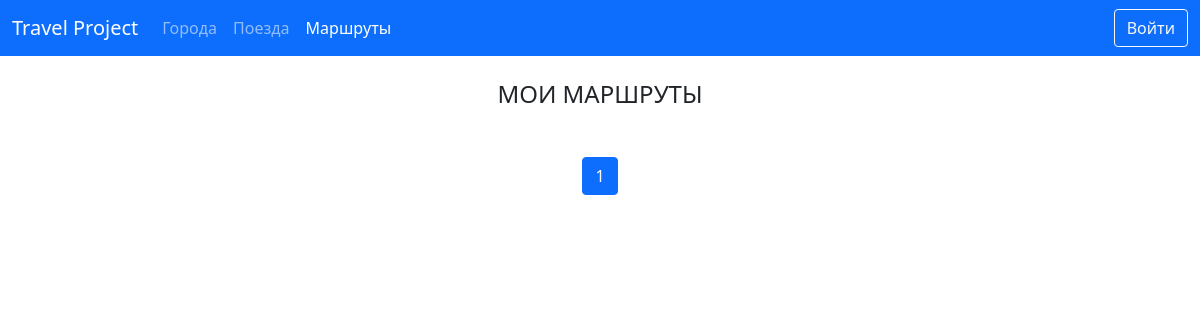
/list/, run on an earlier commit of the app's database.
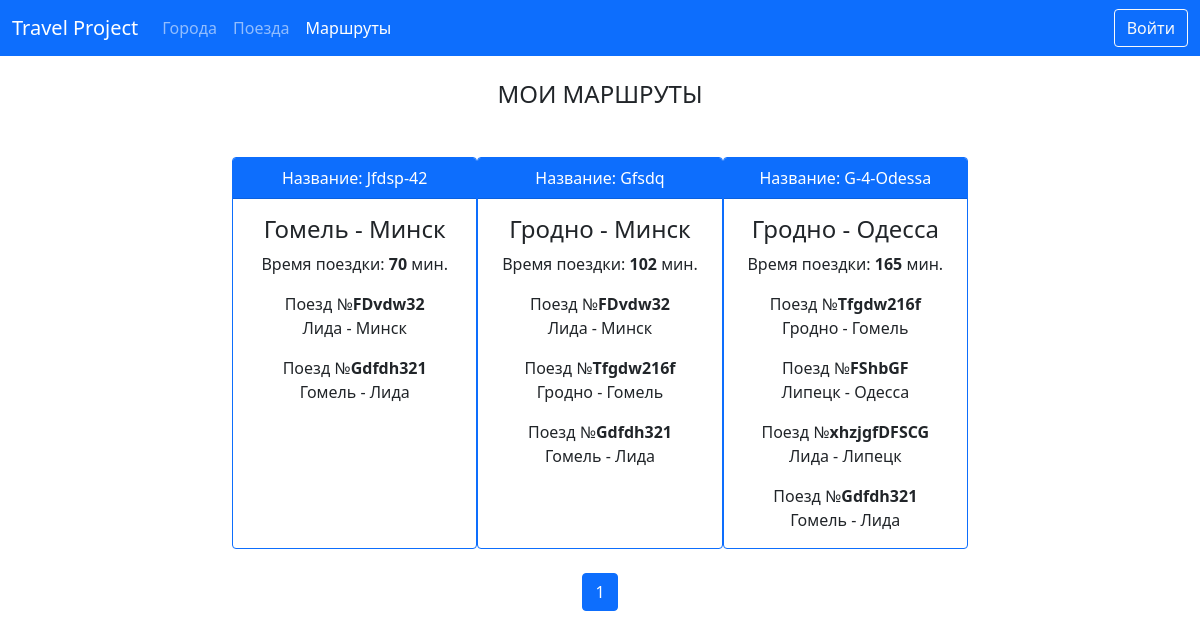
And on a later commit of the database.
### routes/models.py (models this page shows, shortened)
class Route(models.Model):
    name = models.CharField(max_length=50, unique=True,
                            verbose_name='Название маршрута')
    travel_time_total = models.PositiveSmallIntegerField(verbose_name='Общее время в пути')
    from_city = models.ForeignKey('cities.City', related_name='from_city_total_set',
                                  on_delete=models.CASCADE, verbose_name='Из какого города',
                                  null=True, blank=True
                                  )
    to_city = models.ForeignKey('cities.City', related_name='to_city_total_set',
                                on_delete=models.CASCADE, verbose_name='В какой город',
                                null=True, blank=True
                                )
    trains = models.ManyToManyField('trains.Train', verbose_name='Поезда в маршруте')
    class Meta:
        verbose_name = 'Маршрут'
        verbose_name_plural = 'Маршруты'
        ordering = ['travel_time_total']

### cities/models.py (models this page shows)
class City(models.Model):
    name = models.CharField(max_length=40, unique=True, verbose_name='Название города')
    def __str__(self):
        return self.name
    class Meta:
        verbose_name = 'Город'
        verbose_name_plural = 'Города'
        ordering = ['name', ]

### trains/models.py (models this page shows, shortened)
class Train(models.Model):
    name = models.CharField(max_length=50, unique=True,
                            verbose_name='Название поезда')
    travel_time = models.PositiveSmallIntegerField(verbose_name='Время в пути')
    from_city = models.ForeignKey(City, related_name='from_city_set',
                                  on_delete=models.CASCADE, verbose_name='Из какого города',
                                  null=True, blank=True
                                  )
    to_city = models.ForeignKey(City, related_name='to_city_set',
                                on_delete=models.CASCADE, verbose_name='В какой город',
                                null=True, blank=True
                                )
    class Meta:
        verbose_name = 'Поезд'
        verbose_name_plural = 'Поезда'
        ordering = ['travel_time']

### routes/views.py (the view)
# urls.py: path('list/', RouteListView.as_view(), name='routes_list'),
class RouteListView(ListView):
    paginate_by = 9
    model = Route
    template_name = 'routes/list.html'

### routes/templates/routes/list.html (shortened to what this page needs)
{% extends 'base.html' %}
{% block bodydata %}
    <h4 class="my-4 text-center">МОИ МАРШРУТЫ</h4>
    <div class='row row-cols-md-4 g-0'>
        {% for item in page_obj %}
            <div class="card border-primary mt-4 mx-0 col-md-4">
                <div class="card-header bg-primary text-white text-center">
                    Название: {{ item.name }}
                </div>
                <div class="card-body">
                    <h4 class="card-title text-center">
                        {{ item.from_city }} - {{ item.to_city }}<br>
                    </h4>
                    <p class="card-text text-center">
                        Время поездки: <strong>{{ item.travel_time_total }}</strong> мин.
                    </p>
                    {% for train in item.trains.all %}
                        <p class="card-text text-center">
                            Поезд №<strong>{{ train.name }}</strong><br>
                            {{ train.from_city }} - {{ train.to_city }}
                        </p>
                    {% endfor %}
                </div>
            </div>
        {% endfor %}
    </div>
    <div class="pagination justify-content-center my-4">
        <li class="page-item active" aria-current="page">
            <a class="page-link" href="">{{ page_obj.number }}</a>
        </li>
    </div>
{% endblock %}

What changed in the data, as far as the page shows it:
added Route: name "Jfdsp-42", from_city "Гомель", to_city "Минск", travel_time_total "70"
now on this page (row unchanged): Train: name "FDvdw32", from_city "Лида", to_city "Минск"
now on this page (row unchanged): Train: name "Gdfdh321", from_city "Гомель", to_city "Лида"
added Route: name "Gfsdq", from_city "Гродно", to_city "Минск", travel_time_total "102"
now on this page (row unchanged): Train: name "Tfgdw216f", from_city "Гродно", to_city "Гомель"
added Route: name "G-4-Odessa", from_city "Гродно", to_city "Одесса", travel_time_total "165"
now on this page (row unchanged): Train: name "FShbGF", from_city "Липецк", to_city "Одесса", shown under "G-4-Odessa"
now on this page (row unchanged): Train: name "xhzjgfDFSCG", from_city "Лида", to_city "Липецк", shown under "G-4-Odessa"
